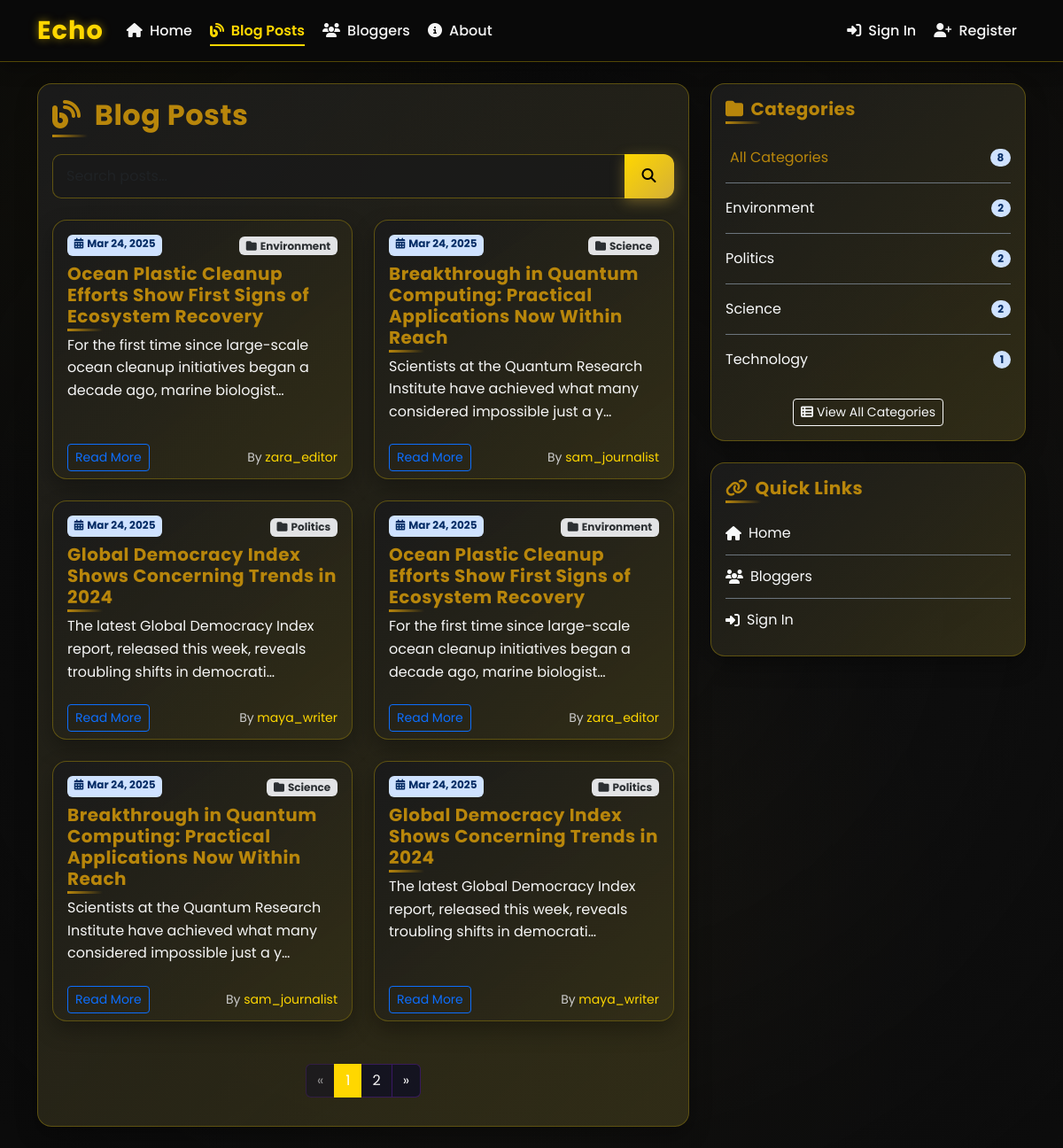
/blog/blogs/, run on the app's committed database.
### app/models.py (models this page shows, shortened)
class BlogPost(models.Model):
    title = models.CharField(max_length=200)
    content = models.TextField()
    featured_image = models.ImageField(upload_to='blog_images/', null=True, blank=True)
    author = models.ForeignKey(User, on_delete=models.CASCADE, related_name='blog_posts')
    categories = models.ManyToManyField(Category, related_name='posts', blank=True)
    created_at = models.DateTimeField(auto_now_add=True)
    updated_at = models.DateTimeField(auto_now=True)
    class Meta:
        ordering = ['-created_at']

class Category(models.Model):
    name = models.CharField(max_length=100, unique=True)
    slug = models.SlugField(max_length=100, unique=True)
    description = models.TextField(blank=True)
    created_at = models.DateTimeField(auto_now_add=True)
    class Meta:
        verbose_name_plural = 'Categories'
        ordering = ['name']

class User(AbstractUser):
    full_name = models.CharField(max_length=255, blank=True)
    bio = models.TextField(max_length=500, blank=True)
    location = models.CharField(max_length=100, blank=True)
    website = models.URLField(max_length=200, blank=True)
    profile_picture = models.ImageField(upload_to='profile_pics/', null=True, blank=True)
    created_at = models.DateTimeField(auto_now_add=True)
    updated_at = models.DateTimeField(auto_now=True)
    objects = UserManager()

### app/views.py (the view)
# urls.py: path('blog/blogs/', views.blog_list, name='blog_list'),
def blog_list(request):
    category_slug = request.GET.get('category')
    search_query = request.GET.get('q')
    posts = BlogPost.objects.all()
    if category_slug:
        category = get_object_or_404(Category, slug=category_slug)
        posts = posts.filter(categories=category)
    if search_query:
        posts = posts.filter(
            Q(title__icontains=search_query) |
            Q(content__icontains=search_query) |
            Q(author__username__icontains=search_query)
        )
    paginator = Paginator(posts, 6)
    page_number = request.GET.get('page')
    posts = paginator.get_page(page_number)
    categories = Category.objects.all()
    return render(request, 'blog_list.html', {
        'posts': posts,
        'categories': categories,
        'current_category': category_slug,
        'search_query': search_query
    })

### app/templates/blog_list.html (shortened to what this page needs)
{% extends 'base.html' %}
{% block content %}
<div class="row">
    <div class="col-lg-8">
        <div class="card glass-card mb-4">
            <div class="card-body">
                <div class="d-flex justify-content-between align-items-center mb-4">
                    <h2 class="card-title with-line mb-0">
                        {% if current_category %}
                            <i class="fas fa-folder-open me-2"></i>
                            {{ current_category }}
                        {% else %}
                            <i class="fas fa-blog me-2"></i>
                            Blog Posts
                        {% endif %}
                    </h2>
                </div>
                <form action="{% url 'search' %}" method="GET" class="mb-4">
                    <div class="input-group">
                        <input type="text" name="q" class="form-control" placeholder="Search posts..." value="{{ search_query|default:'' }}">
                        <button type="submit" class="btn btn-primary">
                            <i class="fas fa-search"></i>
                        </button>
                    </div>
                </form>
                {% if posts %}
                    <div class="row">
                        {% for post in posts %}
                            <div class="col-md-6 mb-4">
                                <div class="card post-card h-100">
                                    <div class="card-body">
                                        <div class="d-flex justify-content-between mb-2">
                                            <span class="badge bg-primary-subtle text-primary-emphasis">
                                                <i class="fas fa-calendar-alt me-1"></i>{{ post.created_at|date:"M d, Y" }}
                                            </span>
                                            {% if post.categories.all %}
                                            <span>
                                                {% for category in post.categories.all|slice:":1" %}
                                                <a href="{% url 'category_detail' category.slug %}" class="badge bg-secondary-subtle text-secondary-emphasis text-decoration-none">
                                                    <i class="fas fa-folder me-1"></i>{{ category.name }}
                                                </a>
                                                {% endfor %}
                                            </span>
                                            {% endif %}
                                        </div>
                                        <h5 class="card-title mb-2">{{ post.title }}</h5>
                                        <p class="card-text">{{ post.content|truncatechars:100 }}</p>
                                    </div>
                                    <div class="card-footer bg-transparent border-0">
                                        <div class="d-flex justify-content-between align-items-center">
                                            <a href="{% url 'blog_detail' post.id %}" class="btn btn-sm btn-outline-primary">Read More</a>
                                            <small class="text-muted">
                                                By <a href="{% url 'blogger_detail' post.author.id %}">{{ post.author.username }}</a>
                                            </small>
                                        </div>
                                    </div>
                                </div>
                            </div>
                        {% endfor %}
                    </div>
                    {% if posts.has_other_pages %}
                    <nav class="mt-4" aria-label="Page navigation">
                        <ul class="pagination justify-content-center">
                            {% if posts.has_previous %}
                            <li class="page-item">
                                <a class="page-link" href="?page={{ posts.previous_page_number }}{% if current_category %}&category={{ current_category }}{% endif %}{% if search_query %}&q={{ search_query }}{% endif %}" aria-label="Previous">
                                    <span aria-hidden="true">&laquo;</span>
                                </a>
                            </li>
                            {% else %}
                            <li class="page-item disabled">
                                <span class="page-link" aria-hidden="true">&laquo;</span>
                            </li>
                            {% endif %}
                            {% for i in posts.paginator.page_range %}
                                {% if posts.number == i %}
                                <li class="page-item active"><span class="page-link">{{ i }}</span></li>
                                {% else %}
                                <li class="page-item"><a class="page-link" href="?page={{ i }}{% if current_category %}&category={{ current_category }}{% endif %}{% if search_query %}&q={{ search_query }}{% endif %}">{{ i }}</a></li>
                                {% endif %}
                            {% endfor %}
                            {% if posts.has_next %}
                            <li class="page-item">
                                <a class="page-link" href="?page={{ posts.next_page_number }}{% if current_category %}&category={{ current_category }}{% endif %}{% if search_query %}&q={{ search_query }}{% endif %}" aria-label="Next">
                                    <span aria-hidden="true">&raquo;</span>
                                </a>
                            </li>
                            {% else %}
                            <li class="page-item disabled">
                                <span class="page-link" aria-hidden="true">&raquo;</span>
                            </li>
                            {% endif %}
                        </ul>
                    </nav>
                    {% endif %}
                {% endif %}
            </div>
        </div>
    </div>
    <div class="col-lg-4">
        <div class="card glass-card mb-4">
            <div class="card-body">
                <h5 class="card-title with-line">
                    <i class="fas fa-folder me-2"></i>Categories
                </h5>
                <ul class="list-group list-group-flush">
                    <li class="list-group-item d-flex justify-content-between align-items-center bg-transparent border-bottom border-secondary">
                        <a href="{% url 'blog_list' %}" class="category-link text-light {% if not current_category %}active{% endif %}">All Categories</a>
                        <span class="badge rounded-pill bg-primary-subtle text-primary-emphasis">{{ posts.paginator.count }}</span>
                    </li>
                    {% for category in categories %}
                    <li class="list-group-item d-flex justify-content-between align-items-center bg-transparent {% if not forloop.last %}border-bottom border-secondary{% endif %}">
                        <a href="{% url 'category_detail' category.slug %}" class="category-link text-light {% if current_category == category.slug %}active{% endif %}">{{ category.name }}</a>
                        <span class="badge rounded-pill bg-primary-subtle text-primary-emphasis">{{ category.posts.count }}</span>
                    </li>
                    {% endfor %}
                </ul>
                <div class="text-center mt-3">
                    <a href="{% url 'category_list' %}" class="btn btn-sm btn-outline-light">
                        <i class="fas fa-th-list me-1"></i>View All Categories
                    </a>
                </div>
            </div>
        </div>
        <div class="card glass-card">
            <div class="card-body">
                <h5 class="card-title with-line">
                    <i class="fas fa-link me-2"></i>Quick Links
                </h5>
                <ul class="list-group list-group-flush">
                    <li class="list-group-item bg-transparent border-bottom border-secondary">
                        <a href="{% url 'home' %}" class="text-light d-flex align-items-center">
                            <i class="fas fa-home me-2"></i>
                            <span>Home</span>
                        </a>
                    </li>
                    <li class="list-group-item bg-transparent border-bottom border-secondary">
                        <a href="{% url 'blogger_list' %}" class="text-light d-flex align-items-center">
                            <i class="fas fa-users me-2"></i>
                            <span>Bloggers</span>
                        </a>
                    </li>
                    {% if user.is_authenticated %}
                    <li class="list-group-item bg-transparent border-bottom border-secondary">
                        <a href="{% url 'create_post' %}" class="text-light d-flex align-items-center">
                            <i class="fas fa-plus-circle me-2"></i>
                            <span>Create Post</span>
                        </a>
                    </li>
                    <li class="list-group-item bg-transparent">
                        <a href="{% url 'blogger_detail' user.id %}" class="text-light d-flex align-items-center">
                            <i class="fas fa-user me-2"></i>
                            <span>My Profile</span>
                        </a>
                    </li>
                    {% else %}
                    <li class="list-group-item bg-transparent">
                        <a href="{% url 'login' %}" class="text-light d-flex align-items-center">
                            <i class="fas fa-sign-in-alt me-2"></i>
                            <span>Sign In</span>
                        </a>
                    </li>
                    {% endif %}
                </ul>
            </div>
        </div>
    </div>
</div>
{% endblock %}

### app/templates/base.html (style rules this page uses)
:root { --primary: #FFD700; --primary-light: #FFDF45; --primary-dark: #D4AF37; --accent: #B8860B; --accent-alt: #FFF8DC; --bg-dark: #0A0A0A; --bg-card: #1A1A1A; --text-light: #F5F5F5; --text-muted: #CCCCCC; --success: #D4AF37; --warning: #FF8C00; --danger: #B22222; --card-border-radius: 16px; --btn-border-radius: 12px; --input-border-radius: 10px; }
body { background: linear-gradient(135deg, var(--bg-dark) 0%, #121212 100%); color: var(--text-light); font-family: 'Poppins', sans-serif; min-height: 100vh; position: relative; overflow-x: hidden; }
body::before { content: ''; position: fixed; top: 0; left: 0; width: 100%; height: 100%; background: radial-gradient(circle at 10% 10%, rgba(255, 215, 0, 0.05) 0%, transparent 30%), radial-gradient(circle at 90% 20%, rgba(184, 134, 11, 0.05) 0%, transparent 30%), radial-gradient(circle at 50% 80%, rgba(212, 175, 55, 0.05) 0%, transparent 40%); pointer-events: none; z-index: -1; }
.card { background: linear-gradient(145deg, var(--bg-card) 0%, rgba(26, 26, 26, 0.9) 100%); border: 1px solid rgba(255, 215, 0, 0.3); box-shadow: 0 10px 25px rgba(0, 0, 0, 0.3); border-radius: var(--card-border-radius); transition: all 0.4s cubic-bezier(0.175, 0.885, 0.32, 1.275); overflow: hidden; position: relative; z-index: 1; }
.card::before { content: ''; position: absolute; top: 0; left: 0; width: 100%; height: 100%; background: linear-gradient(135deg, transparent 0%, rgba(255, 215, 0, 0.1) 100%); z-index: -1; }
.card::after { content: ''; position: absolute; top: -50%; left: -50%; width: 200%; height: 200%; background: radial-gradient(circle, rgba(184, 134, 11, 0.1) 0%, transparent 70%); opacity: 0; z-index: -1; transition: opacity 0.4s ease; }
.card-title { color: var(--accent); font-weight: 700; letter-spacing: 0.5px; margin-bottom: 15px; position: relative; display: inline-block; }
.card-title::after { content: ''; position: absolute; bottom: -5px; left: 0; width: 40px; height: 3px; background: linear-gradient(to right, var(--accent), transparent); }
.card-text { color: var(--text-light); line-height: 1.6; }
.text-muted { color: var(--text-muted) !important; }
.btn-primary { background: linear-gradient(135deg, var(--primary) 0%, var(--primary-dark) 100%); border: none; box-shadow: 0 4px 15px rgba(212, 175, 55, 0.4); border-radius: var(--btn-border-radius); font-weight: 500; letter-spacing: 0.5px; padding: 10px 20px; transition: all 0.3s ease; position: relative; overflow: hidden; z-index: 1; color: #000 !important; }
.btn-primary::before { content: ''; position: absolute; top: 0; left: -100%; width: 100%; height: 100%; background: linear-gradient(90deg, transparent, rgba(255, 255, 255, 0.2), transparent); transition: all 0.4s ease; z-index: -1; }
.form-control { background-color: rgba(26, 26, 26, 0.8); border: 1px solid rgba(255, 215, 0, 0.3); color: var(--text-light); border-radius: var(--input-border-radius); padding: 12px 15px; transition: all 0.3s ease; }
a { color: var(--primary); text-decoration: none; transition: all 0.3s ease; position: relative; }

### app/templates/blog_list.html (style rules this page uses)
.bg-primary-subtle { background-color: rgba(138, 43, 226, 0.2); }
.text-primary-emphasis { color: var(--accent); }
.bg-secondary-subtle { background-color: rgba(108, 117, 125, 0.2); }
.text-secondary-emphasis { color: #ADB5BD; }
.list-group-item { padding: 0.75rem 0; }
.category-link { text-decoration: none; transition: all 0.2s ease; padding: 0.25rem 0; }
.category-link:hover, .category-link.active { color: var(--accent) !important; transform: translateX(5px); }
.page-link { background-color: rgba(16, 16, 36, 0.8); border-color: rgba(138, 43, 226, 0.3); color: var(--text-light); }
.page-item.active .page-link { background-color: var(--primary); border-color: var(--primary); }
.page-item.disabled .page-link { background-color: rgba(16, 16, 36, 0.5); border-color: rgba(138, 43, 226, 0.2); color: rgba(255, 255, 255, 0.5); }

### data on the page
BlogPost: created_at "Mar 24, 2025", title "Ocean Plastic Cleanup Efforts Show First Signs of Ecosystem Recovery", content "For the first time since large-scale ocean cleanup initiatives began a decade ago, marine biologist…", author.username "zara_editor"
Category: name "Environment", posts.count "2"
BlogPost: created_at "Mar 24, 2025", title "Breakthrough in Quantum Computing: Practical Applications Now Within Reach", content "Scientists at the Quantum Research Institute have achieved what many considered impossible just a y…", author.username "sam_journalist"
Category: name "Science", posts.count "2"
BlogPost: created_at "Mar 24, 2025", title "Global Democracy Index Shows Concerning Trends in 2024", content "The latest Global Democracy Index report, released this week, reveals troubling shifts in democrati…", author.username "maya_writer"
Category: name "Politics", posts.count "2"
BlogPost: created_at "Mar 24, 2025", title "Ocean Plastic Cleanup Efforts Show First Signs of Ecosystem Recovery", content "For the first time since large-scale ocean cleanup initiatives began a decade ago, marine biologist…", author.username "zara_editor"
BlogPost: created_at "Mar 24, 2025", title "Breakthrough in Quantum Computing: Practical Applications Now Within Reach", content "Scientists at the Quantum Research Institute have achieved what many considered impossible just a y…", author.username "sam_journalist"
BlogPost: created_at "Mar 24, 2025", title "Global Democracy Index Shows Concerning Trends in 2024", content "The latest Global Democracy Index report, released this week, reveals troubling shifts in democrati…", author.username "maya_writer"
Category: name "Technology", posts.count "1"

### other printed values
{{ i }} "1"
{{ i }} "2"
{{ posts.paginator.count }} "8"
